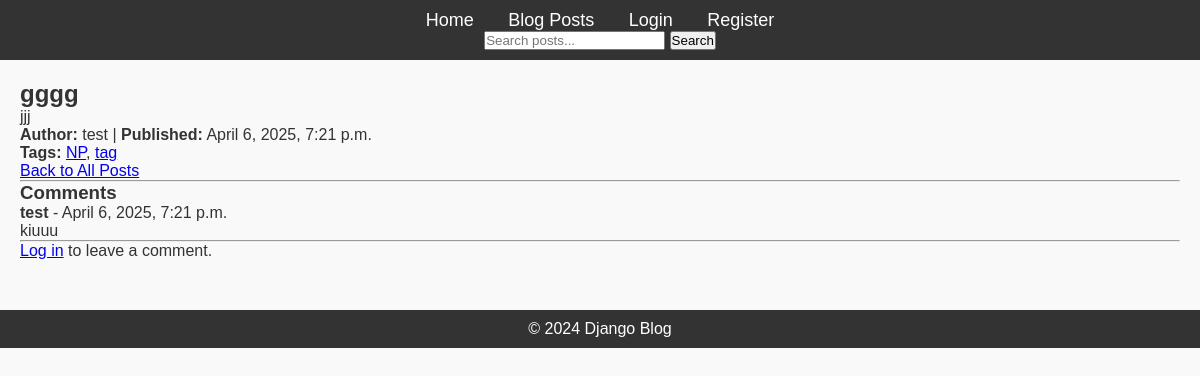
Screenshot of /post/7/ with the database file from the repository.
### blog/models.py (models this page shows, shortened)
class Post(models.Model):
    title = models.CharField(max_length=200)
    content = models.TextField()
    published_date = models.DateTimeField(auto_now_add=True)
    author = models.ForeignKey(User, on_delete=models.CASCADE, related_name='posts')
    tags = TaggableManager()

class Comment(models.Model):
    post = models.ForeignKey('Post', related_name="comments", on_delete=models.CASCADE)
    author = models.ForeignKey(User, on_delete=models.CASCADE)
    content = models.TextField()
    created_at = models.DateTimeField(default=timezone.now)
    updated_at = models.DateTimeField(auto_now=True)

### blog/views.py (the view)
# urls.py: path('post/<int:pk>/', PostDetailView.as_view(), name='post_detail'),
class PostDetailView(DetailView):
    model = Post
    template_name = 'blog/post_detail.html'  # Template for displaying a single post
    context_object_name = 'post'  # Context variable in the template
    def get_context_data(self, **kwargs):
        context = super().get_context_data(**kwargs)
        post = self.get_object()
        context['comments'] = Comment.objects.filter(post=post)
        context['comment_form'] = CommentForm()
        return context

### blog/forms.py
class CommentForm(forms.ModelForm):
    class Meta:
        model = Comment
        fields = ['content']
        widgets = {
            'content': forms.Textarea(attrs={
                'class': 'form-control',
                'rows': 3,
                'placeholder': 'Write your comment here...'
            }),
        }

### blog/templates/blog/post_detail.html (shortened to what this page needs)
{% extends 'blog/base.html' %}
{% block content %}
  <h2>{{ post.title }}</h2>
  <p>{{ post.content }}</p>
  <p><strong>Author:</strong> {{ post.author.username }} | <strong>Published:</strong> {{ post.published_date }}</p>
{% if post.tags.all %}
  <p><strong>Tags:</strong>
    {% for tag in post.tags.all %}
      <a href="{% url 'posts-by-tag' tag.name %}">{{ tag.name }}</a>{% if not forloop.last %}, {% endif %}
    {% endfor %}
  </p>
{% endif %}
  <a href="{% url 'posts-list' %}">Back to All Posts</a>
  <hr>
  <h3>Comments</h3>
{% for comment in comments %}
  <div>
    <p><strong>{{ comment.author.username }}</strong> - {{ comment.created_at }}</p>
    <p>{{ comment.content }}</p>
  </div>
  <hr>
{% empty %}
  <p>No comments yet.</p>
{% endfor %}
{% if user.is_authenticated %}
  <h3>Add a comment</h3>
  <form method="post" action="{% url 'comment-create' post.pk %}">
    {% csrf_token %}
    {{ comment_form.as_p }}
    <button type="submit">Post Comment</button>
  </form>
{% else %}
  <p><a href="{% url 'login' %}">Log in</a> to leave a comment.</p>
{% endif %}
{% endblock %}

### blog/static/css/styles.css (style rules this page uses)
* { margin: 0; padding: 0; box-sizing: border-box; }
body { font-family: Arial, sans-serif; background-color: #f9f9f9; color: #333; }

### rows the page displays
Post: title "gggg", content "jjj", author.username "test", published_date "April 6, 2025, 7:21 p.m."
Tag: name "NP"
Tag: name "tag"
Comment: author.username "test", created_at "April 6, 2025, 7:21 p.m.", content "kiuuu"
